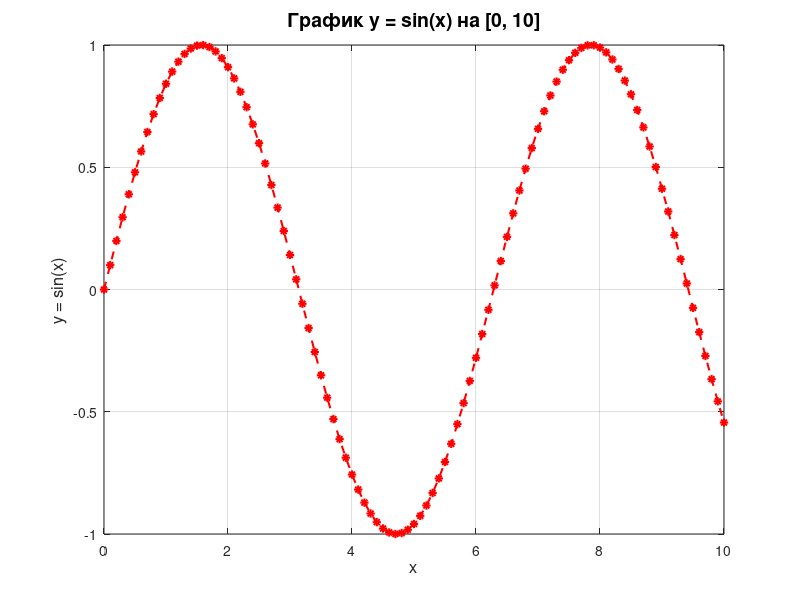
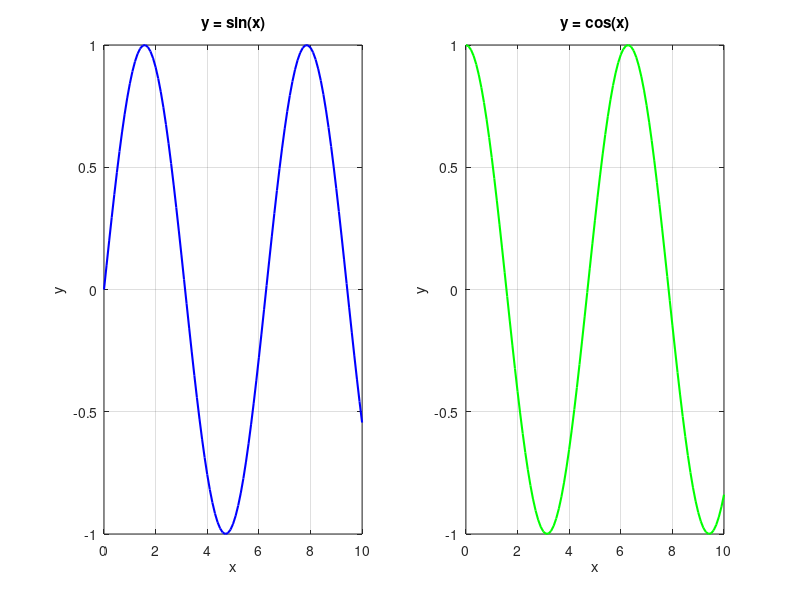
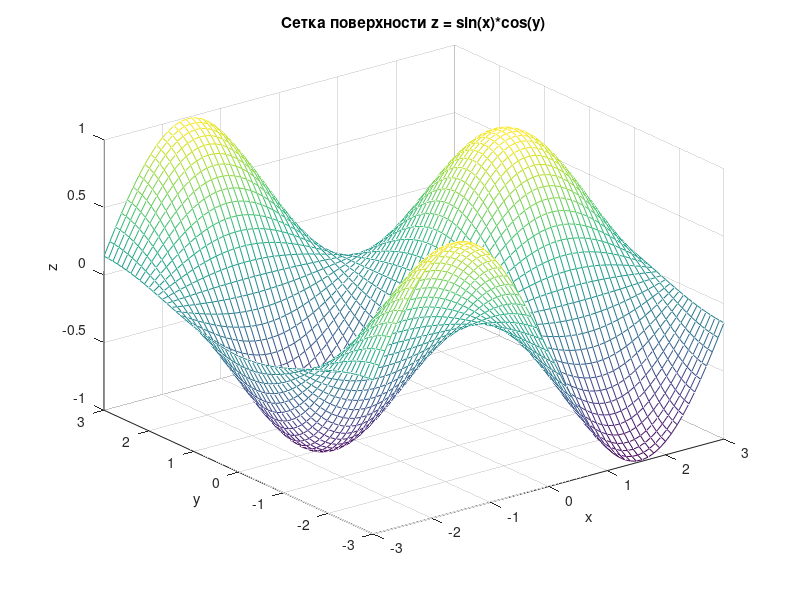
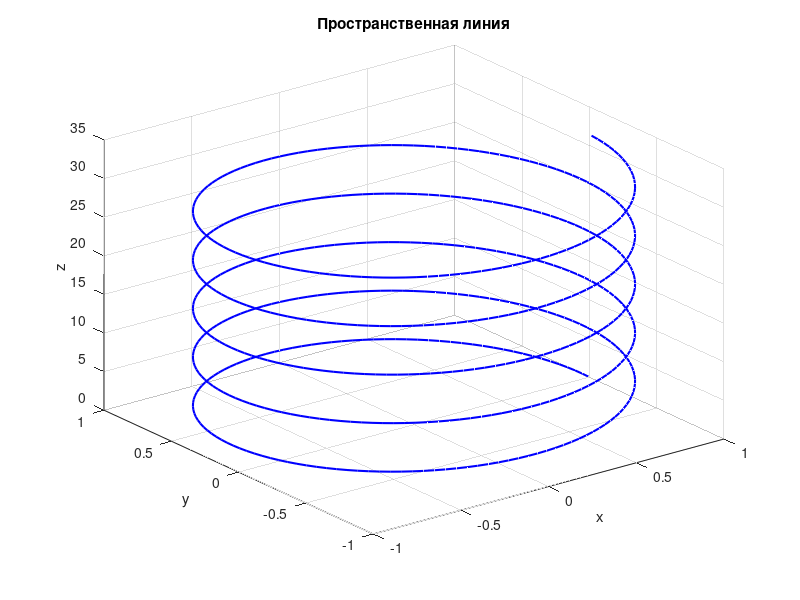

These figures' MATLAB source, in order:
x = 0:0.1:10;
y = sin(x);

figure('Color','w');
plot(x, y, 'r--*', 'LineWidth', 1.5, 'MarkerSize', 6);
grid on;
xlabel('x', 'FontSize', 12);
ylabel('y = sin(x)', 'FontSize', 12);
title('График y = sin(x) на [0, 10]', 'FontSize', 14);

x = 0:0.1:10;
y1 = sin(x);
y2 = cos(x);

figure('Color','w');

subplot(1,2,1);
plot(x, y1, 'b-', 'LineWidth', 1.5);
grid on; xlabel('x'); ylabel('y'); title('y = sin(x)');

subplot(1,2,2);
plot(x, y2, 'g-', 'LineWidth', 1.5);
grid on; xlabel('x'); ylabel('y'); title('y = cos(x)');

x = -3:0.1:3;
y = -3:0.1:3;
[X, Y] = meshgrid(x, y);
Z = sin(X) .* cos(Y);

figure('Color','w');
mesh(X, Y, Z);
xlabel('x'); ylabel('y'); zlabel('z');
title('Сетка поверхности z = sin(x)*cos(y)');

t = 0:0.05:10*pi;
x = cos(t);
y = sin(t);
z = t;

figure('Color','w');
plot3(x, y, z, 'b-', 'LineWidth', 1.5);
grid on;
xlabel('x'); ylabel('y'); zlabel('z');
title('Пространственная линия');

v = [5 -3 8 -1 0 7 -6 4 -2 9];
for i = 1:length(v)
    if v(i) < 0
        v(i) = 0;
    else
        v(i) = v(i)^2;
    end
end
disp('Вектор после обработки:');
disp(v);

M = [1 2 3; 4 5 6; 7 8 9];
S = 0;
[n, ~] = size(M);
for i = 1:n
    for j = 1:n
        if j > i
            S = S + M(i,j);
        end
    end
end
disp('Сумма элементов выше главной диагонали:');
disp(S);

N = 6;
f = 1;
for i = 1:N
    f = f * i;
end
disp('Факториал N:');
disp(f);

arr = randi([-20, 20], 1, 10);
sum_pos = 0;
count_neg = 0;
max_val = arr(1);
min_val = arr(1);
for i = 1:length(arr)
    if arr(i) > 0
        sum_pos = sum_pos + arr(i);
    elseif arr(i) < 0
        count_neg = count_neg + 1;
    end
    if arr(i) > max_val
        max_val = arr(i);
    end
    if arr(i) < min_val
        min_val = arr(i);
    end
end
disp('Массив:');
disp(arr);
disp('Сумма положительных:');
disp(sum_pos);
disp('Количество отрицательных:');
disp(count_neg);
disp('Максимум:');
disp(max_val);
disp('Минимум:');
disp(min_val);

C = 5;
arr2 = [3 -1 8 -4 7 2 -6 9 0 5];
sum_gt = 0;
for i = 1:length(arr2)
    if arr2(i) > C
        sum_gt = sum_gt + arr2(i);
    end
end
disp('Сумма элементов больше C:');
disp(sum_gt);

N = 4;
A = [1 2 3 4; 5 6 7 8; 9 10 11 12; 13 14 15 16];
for i = 1:N
    for j = 1:N
        if i >= j
            A(i,j) = 0;
        end
    end
end
disp('Матрица с обнулённой диагональю и ниже:');
disp(A);

arr3 = [4 -2 7 -5 0 3 -8 6 -1 9];
sum_p = 0;
cnt_n = 0;
for i = 1:length(arr3)
    if arr3(i) > 0
        sum_p = sum_p + arr3(i);
    elseif arr3(i) < 0
        cnt_n = cnt_n + 1;
    end
end
disp('Сумма положительных элементов:');
disp(sum_p);
disp('Количество отрицательных элементов:');
disp(cnt_n);
